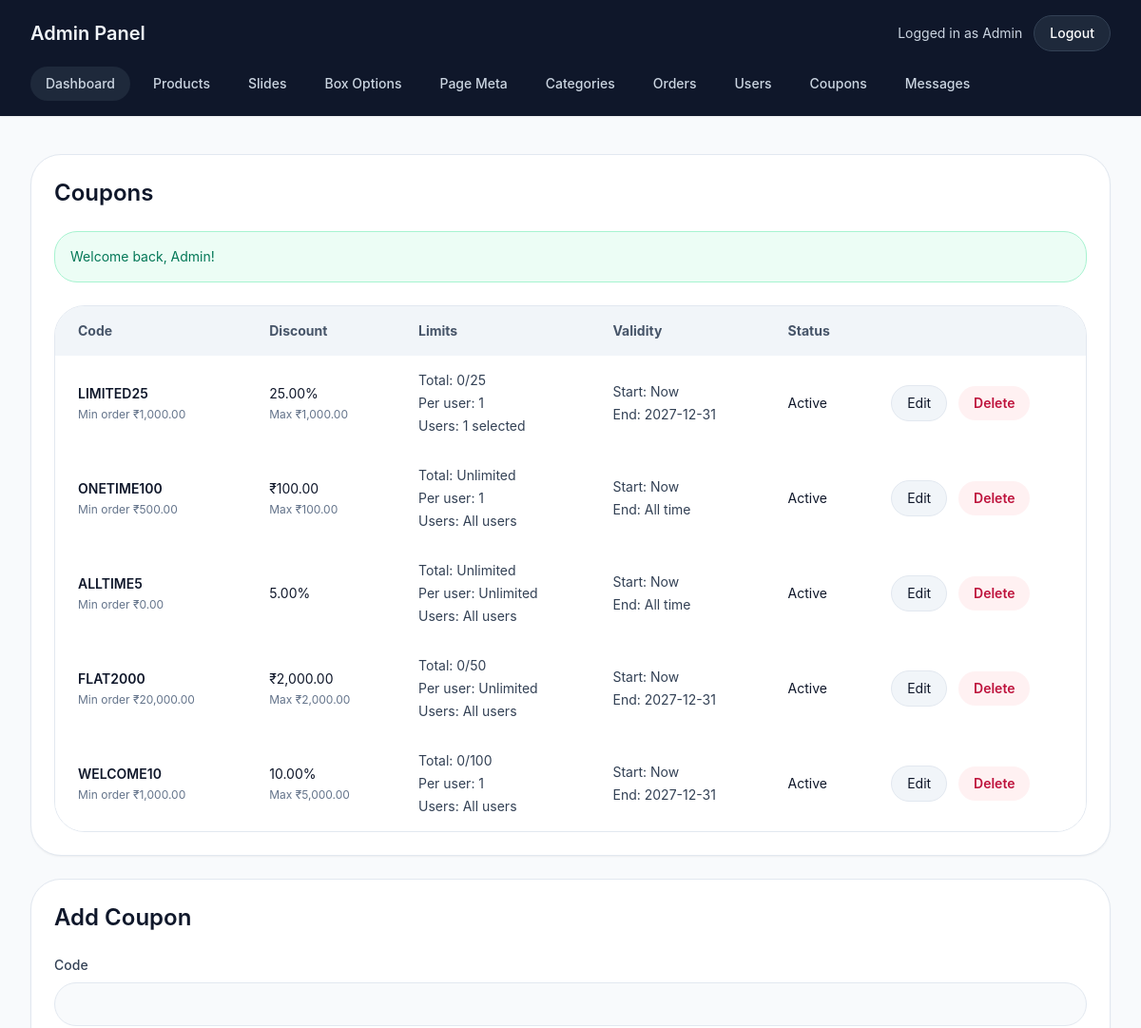
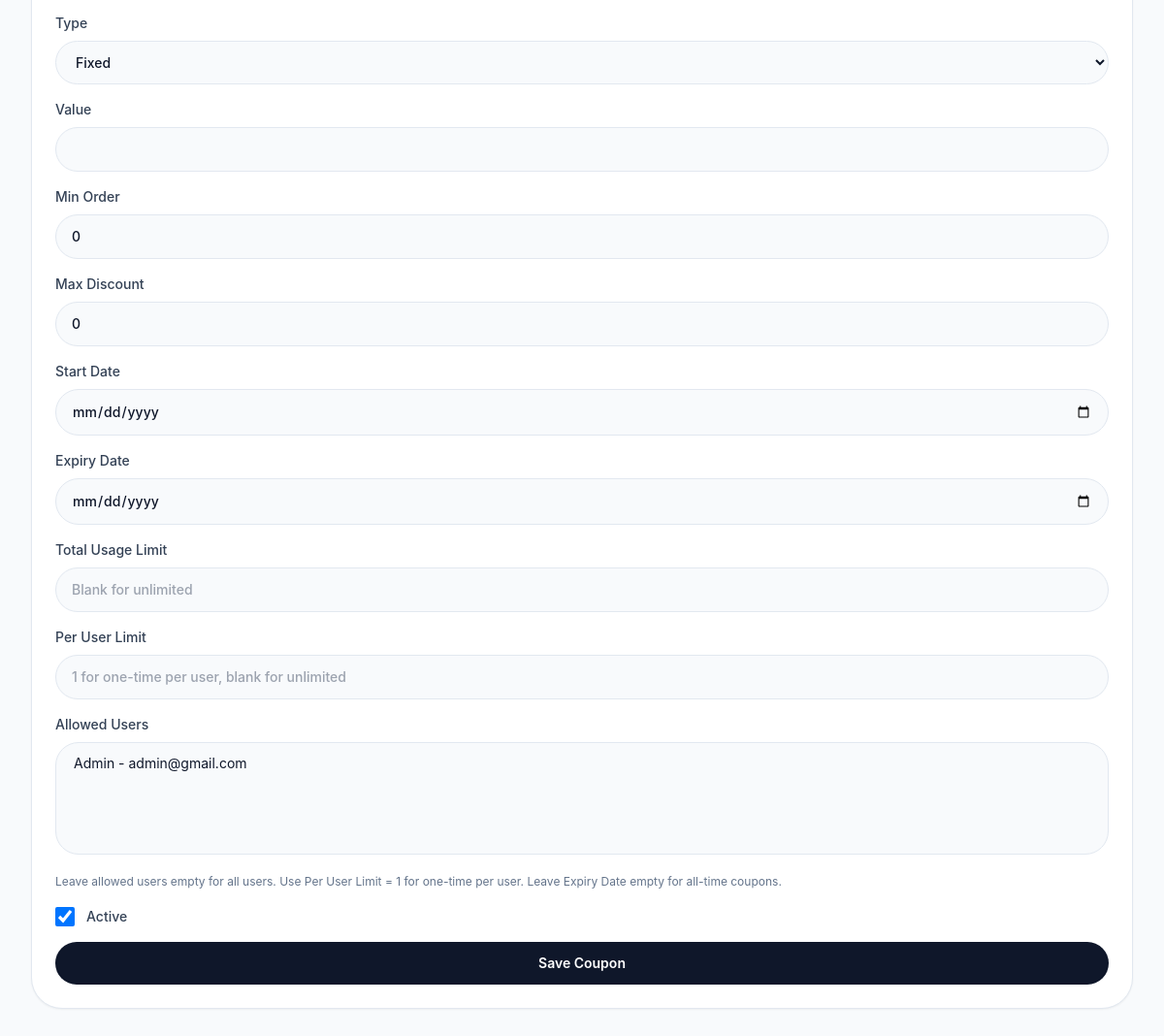
Page /admin/coupons.php (signed in) on the committed database (2 pictures, top to bottom).
### tables this page shows
CREATE TABLE IF NOT EXISTS users (
    id INT AUTO_INCREMENT PRIMARY KEY,
    name VARCHAR(120) NOT NULL,
    phone VARCHAR(20) DEFAULT NULL,
    email VARCHAR(150) NOT NULL UNIQUE,
    password VARCHAR(255) NOT NULL,
    role ENUM('user','admin') NOT NULL DEFAULT 'user',
    created_at TIMESTAMP DEFAULT CURRENT_TIMESTAMP
);

CREATE TABLE IF NOT EXISTS coupons (
    id INT AUTO_INCREMENT PRIMARY KEY,
    code VARCHAR(50) NOT NULL UNIQUE,
    type ENUM('percent','fixed') NOT NULL DEFAULT 'fixed',
    value DECIMAL(10,2) NOT NULL DEFAULT 0.00,
    min_order DECIMAL(10,2) NOT NULL DEFAULT 0.00,
    max_discount DECIMAL(10,2) NOT NULL DEFAULT 0.00,
    starts_at DATE DEFAULT NULL,
    expiry_date DATE DEFAULT NULL,
    usage_limit INT UNSIGNED DEFAULT NULL,
    per_user_limit INT UNSIGNED DEFAULT NULL,
    used_count INT NOT NULL DEFAULT 0,
    status TINYINT(1) NOT NULL DEFAULT 1,
    created_at TIMESTAMP DEFAULT CURRENT_TIMESTAMP
);

### includes/functions.php (called while the page is built, shortened)
<?php
require_once __DIR__ . '/db.php';
function sanitize($value) {
    return htmlspecialchars(trim($value), ENT_QUOTES, 'UTF-8');
}
function isLoggedIn() {
    return !empty($_SESSION['user_id']);
}
function getCurrentUser() {
    global $pdo;
    $stmt = $pdo->prepare('SELECT id, name, email FROM users WHERE id = ?');
    $stmt->execute([$_SESSION['user_id']]);
    return $stmt->fetch();
}
function flash($key, $message = null) {
    if ($message === null) {
        if (!empty($_SESSION['flash'][$key])) {
            $msg = $_SESSION['flash'][$key];
            return $msg;
        }
        return null;
    }
}

### admin/coupons.php (the view, shortened to what this page needs)
<?php
require_once __DIR__ . '/_header.php';
$coupon = null;
$selectedUserIds = [];
$users = $pdo->query('SELECT id, name, email FROM users ORDER BY name')->fetchAll();
$coupons = $pdo->query(
    'SELECT c.*, COUNT(cau.id) AS allowed_user_count
     FROM coupons c
     LEFT JOIN coupon_users cau ON cau.coupon_id = c.id AND cau.is_allowed = 1
     GROUP BY c.id
     ORDER BY c.id DESC'
)->fetchAll();
?>
<div class="grid gap-6 xl:grid-cols-[2fr_1fr]">
    <div class="rounded-[2rem] border border-slate-200 bg-white p-6 shadow-sm">
        <h2 class="text-2xl font-semibold text-slate-900">Coupons</h2>
        <?php if ($msg = flash('success')): ?><div class="mt-6 rounded-3xl border border-emerald-200 bg-emerald-50 p-4 text-sm text-emerald-700"><?= sanitize($msg) ?></div><?php endif; ?>
        <div class="mt-6 overflow-hidden rounded-[2rem] border border-slate-200">
            <table class="w-full border-separate border-spacing-0 text-left text-sm">
                <thead class="bg-slate-100 text-slate-600">
                    <tr>
                        <th class="px-6 py-4">Code</th>
                        <th class="px-6 py-4">Discount</th>
                        <th class="px-6 py-4">Limits</th>
                        <th class="px-6 py-4">Validity</th>
                        <th class="px-6 py-4">Status</th>
                        <th class="px-6 py-4"></th>
                    </tr>
                </thead>
                <tbody>
                    <?php foreach ($coupons as $item): ?>
                        <tr class="border-t border-slate-200 bg-white">
                            <td class="px-6 py-4">
                                <p class="font-semibold text-slate-900"><?= sanitize($item['code']) ?></p>
                                <p class="mt-1 text-xs text-slate-500">Min order &#8377;<?= number_format($item['min_order'], 2) ?></p>
                            </td>
                            <td class="px-6 py-4">
                                <?= $item['type'] === 'percent' ? sanitize($item['value']) . '%' : '&#8377;' . number_format($item['value'], 2) ?>
                                <?php if ((float)$item['max_discount'] > 0): ?>
                                    <p class="mt-1 text-xs text-slate-500">Max &#8377;<?= number_format($item['max_discount'], 2) ?></p>
                                <?php endif; ?>
                            </td>
                            <td class="px-6 py-4 text-slate-700">
                                <p>Total: <?= $item['usage_limit'] ? (int)$item['used_count'] . '/' . (int)$item['usage_limit'] : 'Unlimited' ?></p>
                                <p class="mt-1">Per user: <?= $item['per_user_limit'] ? (int)$item['per_user_limit'] : 'Unlimited' ?></p>
                                <p class="mt-1">Users: <?= $item['allowed_user_count'] ? (int)$item['allowed_user_count'] . ' selected' : 'All users' ?></p>
                            </td>
                            <td class="px-6 py-4 text-slate-700">
                                <p>Start: <?= $item['starts_at'] ? sanitize($item['starts_at']) : 'Now' ?></p>
                                <p class="mt-1">End: <?= $item['expiry_date'] ? sanitize($item['expiry_date']) : 'All time' ?></p>
                            </td>
                            <td class="px-6 py-4"><?= $item['status'] ? 'Active' : 'Disabled' ?></td>
                            <td class="px-6 py-4 space-x-2">
                                <a class="inline-flex rounded-full border border-slate-200 bg-slate-100 px-4 py-2 text-sm text-slate-900 hover:bg-slate-50" href="<?= BASE_URL ?>/admin/coupons.php?edit=<?= $item['id'] ?>">Edit</a>
                                <form class="inline" method="post" onsubmit="return confirm('Delete coupon?');"><input type="hidden" name="delete_id" value="<?= $item['id'] ?>"><button class="inline-flex rounded-full bg-rose-50 px-4 py-2 text-sm font-semibold text-rose-700 hover:bg-rose-100">Delete</button></form>
                            </td>
                        </tr>
                    <?php endforeach; ?>
                </tbody>
            </table>
        </div>
    </div>
    <aside class="rounded-[2rem] border border-slate-200 bg-white p-6 shadow-sm">
        <h2 class="text-2xl font-semibold text-slate-900"><?= $coupon ? 'Edit Coupon' : 'Add Coupon' ?></h2>
        <form method="post" class="mt-6 space-y-4">
            <label class="block text-sm font-medium text-slate-700">Code<input name="code" value="<?= sanitize($coupon['code'] ?? '') ?>" class="mt-2 w-full rounded-3xl border border-slate-200 bg-slate-50 px-4 py-3 text-slate-900 outline-none focus:border-slate-900" required /></label>
            <label class="block text-sm font-medium text-slate-700">Type<select name="type" class="mt-2 w-full rounded-3xl border border-slate-200 bg-slate-50 px-4 py-3 text-slate-900 outline-none focus:border-slate-900"><option value="fixed" <?= ($coupon['type'] ?? '') === 'fixed' ? 'selected' : '' ?>>Fixed</option><option value="percent" <?= ($coupon['type'] ?? '') === 'percent' ? 'selected' : '' ?>>Percent</option></select></label>
            <label class="block text-sm font-medium text-slate-700">Value<input type="number" step="0.01" name="value" value="<?= sanitize($coupon['value'] ?? '') ?>" class="mt-2 w-full rounded-3xl border border-slate-200 bg-slate-50 px-4 py-3 text-slate-900 outline-none focus:border-slate-900" required /></label>
            <label class="block text-sm font-medium text-slate-700">Min Order<input type="number" step="0.01" name="min_order" value="<?= sanitize($coupon['min_order'] ?? '0') ?>" class="mt-2 w-full rounded-3xl border border-slate-200 bg-slate-50 px-4 py-3 text-slate-900 outline-none focus:border-slate-900" required /></label>
            <label class="block text-sm font-medium text-slate-700">Max Discount<input type="number" step="0.01" name="max_discount" value="<?= sanitize($coupon['max_discount'] ?? '0') ?>" class="mt-2 w-full rounded-3xl border border-slate-200 bg-slate-50 px-4 py-3 text-slate-900 outline-none focus:border-slate-900" /></label>
            <label class="block text-sm font-medium text-slate-700">Start Date<input type="date" name="starts_at" value="<?= sanitize($coupon['starts_at'] ?? '') ?>" class="mt-2 w-full rounded-3xl border border-slate-200 bg-slate-50 px-4 py-3 text-slate-900 outline-none focus:border-slate-900" /></label>
            <label class="block text-sm font-medium text-slate-700">Expiry Date<input type="date" name="expiry_date" value="<?= sanitize($coupon['expiry_date'] ?? '') ?>" class="mt-2 w-full rounded-3xl border border-slate-200 bg-slate-50 px-4 py-3 text-slate-900 outline-none focus:border-slate-900" /></label>
            <label class="block text-sm font-medium text-slate-700">Total Usage Limit<input type="number" min="1" name="usage_limit" value="<?= sanitize($coupon['usage_limit'] ?? '') ?>" placeholder="Blank for unlimited" class="mt-2 w-full rounded-3xl border border-slate-200 bg-slate-50 px-4 py-3 text-slate-900 outline-none focus:border-slate-900" /></label>
            <label class="block text-sm font-medium text-slate-700">Per User Limit<input type="number" min="1" name="per_user_limit" value="<?= sanitize($coupon['per_user_limit'] ?? '') ?>" placeholder="1 for one-time per user, blank for unlimited" class="mt-2 w-full rounded-3xl border border-slate-200 bg-slate-50 px-4 py-3 text-slate-900 outline-none focus:border-slate-900" /></label>
            <label class="block text-sm font-medium text-slate-700">Allowed Users<select name="allowed_user_ids[]" multiple size="5" class="mt-2 w-full rounded-3xl border border-slate-200 bg-slate-50 px-4 py-3 text-slate-900 outline-none focus:border-slate-900">
                <?php foreach ($users as $itemUser): ?>
                    <option value="<?= (int)$itemUser['id'] ?>" <?= in_array((int)$itemUser['id'], $selectedUserIds, true) ? 'selected' : '' ?>><?= sanitize($itemUser['name']) ?> - <?= sanitize($itemUser['email']) ?></option>
                <?php endforeach; ?>
            </select></label>
            <p class="text-xs leading-5 text-slate-500">Leave allowed users empty for all users. Use Per User Limit = 1 for one-time per user. Leave Expiry Date empty for all-time coupons.</p>
            <label class="flex items-center gap-3 text-sm font-medium text-slate-700"><input type="checkbox" name="status" class="h-5 w-5 rounded border-slate-300 text-brand focus:ring-brand" <?= !isset($coupon['status']) || $coupon['status'] ? 'checked' : '' ?> /> Active</label>
            <button class="inline-flex w-full items-center justify-center rounded-3xl bg-slate-900 px-6 py-3 text-sm font-semibold text-white hover:bg-slate-800">Save Coupon</button>
        </form>
    </aside>
</div>
<?php require_once __DIR__ . '/_footer.php'; ?>

### admin/_header.php (shortened to what this page needs)
<?php
require_once __DIR__ . '/../includes/functions.php';
$adminName = sanitize($_SESSION['user_id'] ? getCurrentUser()['name'] : 'Admin');
?>
<!DOCTYPE html>
<html lang="en">
<head>
    <script src="https://cdn.tailwindcss.com"></script>
    <link rel="stylesheet" href="https://cdnjs.cloudflare.com/ajax/libs/font-awesome/6.5.2/css/all.min.css" />
</head>
<body class="min-h-screen bg-slate-50 text-slate-900 font-body">
<header class="bg-slate-900 text-slate-100 shadow-sm">
    <div class="mx-auto flex max-w-7xl flex-col gap-4 px-4 py-4 sm:px-6 lg:px-8">
        <div class="flex items-center justify-between gap-4">
            <a href="<?= BASE_URL ?>/admin/dashboard.php" class="text-xl font-semibold">Admin Panel</a>
            <div class="flex items-center gap-3">
                <span class="text-sm text-slate-300">Logged in as <?= $adminName ?></span>
                <a href="<?= BASE_URL ?>/admin/logout.php" class="rounded-full border border-slate-700 bg-slate-800 px-4 py-2 text-sm font-medium text-white hover:bg-slate-700">Logout</a>
            </div>
        </div>
        <nav class="flex flex-wrap gap-2 text-sm font-medium text-slate-300">
            <a href="<?= BASE_URL ?>/admin/dashboard.php" class="rounded-full bg-slate-800 px-4 py-2 hover:bg-slate-700">Dashboard</a>
            <a href="<?= BASE_URL ?>/admin/products.php" class="rounded-full px-4 py-2 hover:bg-slate-700">Products</a>
            <a href="<?= BASE_URL ?>/admin/slides.php" class="rounded-full px-4 py-2 hover:bg-slate-700">Slides</a>
            <a href="<?= BASE_URL ?>/admin/box-options.php" class="rounded-full px-4 py-2 hover:bg-slate-700">Box Options</a>
            <a href="<?= BASE_URL ?>/admin/page-meta.php" class="rounded-full px-4 py-2 hover:bg-slate-700">Page Meta</a>
            <a href="<?= BASE_URL ?>/admin/categories.php" class="rounded-full px-4 py-2 hover:bg-slate-700">Categories</a>
            <a href="<?= BASE_URL ?>/admin/orders.php" class="rounded-full px-4 py-2 hover:bg-slate-700">Orders</a>
            <a href="<?= BASE_URL ?>/admin/users.php" class="rounded-full px-4 py-2 hover:bg-slate-700">Users</a>
            <a href="<?= BASE_URL ?>/admin/coupons.php" class="rounded-full px-4 py-2 hover:bg-slate-700">Coupons</a>
            <a href="<?= BASE_URL ?>/admin/messages.php" class="rounded-full px-4 py-2 hover:bg-slate-700">Messages</a>
        </nav>
    </div>
</header>
<main class="mx-auto max-w-7xl px-4 py-10 sm:px-6 lg:px-8">

### admin/_footer.php
</main>
</body>
</html>

### rows in the picture
users: name "Admin", $itemUser['id'] 1 (drawn)
coupons: code "LIMITED25", min_order "1,000.00", value "25.00", max_discount "1,000.00", used_count "0", usage_limit "25", per_user_limit "1", allowed_user_count "1", shows "Now", expiry_date "2027-12-31", status "Active"
coupons: code "ONETIME100", min_order "500.00", value "100.00", max_discount "100.00", shows "Unlimited", per_user_limit "1", shows "All users", shows "Now", shows "All time", status "Active"
coupons: code "ALLTIME5", min_order "0.00", value "5.00", shows "Unlimited", shows "All users", shows "Now", shows "All time", status "Active"
coupons: code "FLAT2000", min_order "20,000.00", value "2,000.00", max_discount "2,000.00", used_count "0", usage_limit "50", shows "Unlimited", shows "All users", shows "Now", expiry_date "2027-12-31", status "Active"
coupons: code "WELCOME10", min_order "1,000.00", value "10.00", max_discount "5,000.00", used_count "0", usage_limit "100", per_user_limit "1", shows "All users", shows "Now", expiry_date "2027-12-31", status "Active"

### other values in the picture
$msg "Welcome back, Admin!"
